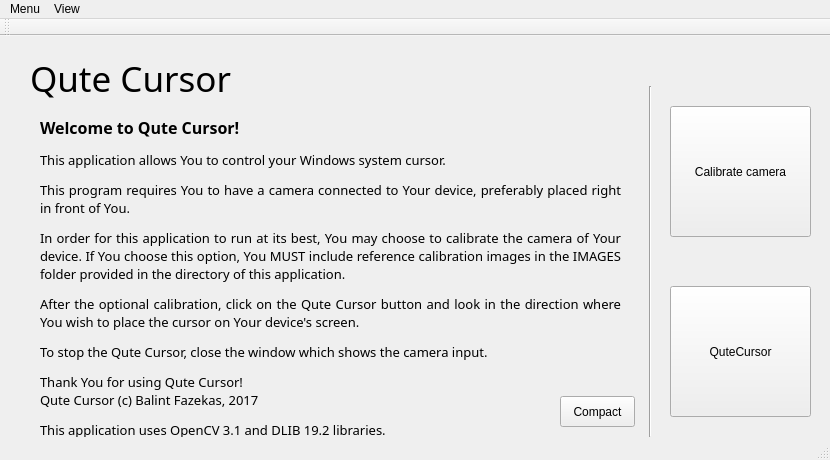
<?xml version="1.0" encoding="UTF-8"?>
<ui version="4.0">
 <class>QuteCursor</class>
 <widget class="QMainWindow" name="QuteCursor">
  <property name="geometry">
   <rect>
    <x>0</x>
    <y>0</y>
    <width>830</width>
    <height>460</height>
   </rect>
  </property>
  <property name="windowTitle">
   <string>QuteCursor</string>
  </property>
  <widget class="QWidget" name="centralWidget">
   <widget class="QPushButton" name="calibrate">
    <property name="geometry">
     <rect>
      <x>670</x>
      <y>70</y>
      <width>141</width>
      <height>131</height>
     </rect>
    </property>
    <property name="text">
     <string>Calibrate camera</string>
    </property>
   </widget>
   <widget class="QPushButton" name="cursor">
    <property name="geometry">
     <rect>
      <x>670</x>
      <y>250</y>
      <width>141</width>
      <height>131</height>
     </rect>
    </property>
    <property name="text">
     <string>QuteCursor</string>
    </property>
   </widget>
   <widget class="QLabel" name="label">
    <property name="geometry">
     <rect>
      <x>30</x>
      <y>20</y>
      <width>371</width>
      <height>44</height>
     </rect>
    </property>
    <property name="font">
     <font>
      <family>Microsoft JhengHei Light</family>
      <pointsize>26</pointsize>
      <weight>50</weight>
      <italic>false</italic>
      <bold>false</bold>
     </font>
    </property>
    <property name="toolTip">
     <string>&lt;html&gt;&lt;head/&gt;&lt;body&gt;&lt;p&gt;QuteCursor&lt;/p&gt;&lt;/body&gt;&lt;/html&gt;</string>
    </property>
    <property name="whatsThis">
     <string>&lt;html&gt;&lt;head/&gt;&lt;body&gt;&lt;p&gt;Title&lt;/p&gt;&lt;/body&gt;&lt;/html&gt;</string>
    </property>
    <property name="text">
     <string>Qute Cursor</string>
    </property>
   </widget>
   <widget class="Line" name="line">
    <property name="geometry">
     <rect>
      <x>640</x>
      <y>50</y>
      <width>20</width>
      <height>351</height>
     </rect>
    </property>
    <property name="orientation">
     <enum>Qt::Vertical</enum>
    </property>
   </widget>
   <widget class="QLabel" name="label_2">
    <property name="geometry">
     <rect>
      <x>40</x>
      <y>80</y>
      <width>581</width>
      <height>321</height>
     </rect>
    </property>
    <property name="font">
     <font>
      <family>Microsoft JhengHei Light</family>
     </font>
    </property>
    <property name="toolTip">
     <string>&lt;html&gt;&lt;head/&gt;&lt;body&gt;&lt;p&gt;Manual&lt;/p&gt;&lt;/body&gt;&lt;/html&gt;</string>
    </property>
    <property name="whatsThis">
     <string>&lt;html&gt;&lt;head/&gt;&lt;body&gt;&lt;p&gt;Manual&lt;/p&gt;&lt;/body&gt;&lt;/html&gt;</string>
    </property>
    <property name="text">
     <string>&lt;!DOCTYPE HTML PUBLIC &quot;-//W3C//DTD HTML 4.0//EN&quot; &quot;http://www.w3.org/TR/REC-html40/strict.dtd&quot;&gt;
&lt;html&gt;&lt;head&gt;&lt;meta name=&quot;qrichtext&quot; content=&quot;1&quot; /&gt;&lt;style type=&quot;text/css&quot;&gt;
p, li { white-space: pre-wrap; }
&lt;/style&gt;&lt;/head&gt;&lt;body style=&quot; font-family:'Microsoft JhengHei Light'; font-size:8pt; font-weight:400; font-style:normal;&quot;&gt;
&lt;p align=&quot;justify&quot; style=&quot; margin-top:12px; margin-bottom:12px; margin-left:0px; margin-right:0px; -qt-block-indent:0; text-indent:0px;&quot;&gt;&lt;span style=&quot; font-size:12pt; font-weight:600; color:#000000;&quot;&gt;Welcome to Qute Cursor!&lt;/span&gt;&lt;/p&gt;
&lt;p align=&quot;justify&quot; style=&quot; margin-top:12px; margin-bottom:12px; margin-left:0px; margin-right:0px; -qt-block-indent:0; text-indent:0px;&quot;&gt;&lt;span style=&quot; font-size:10pt; color:#000000;&quot;&gt;This application allows You to control your Windows system cursor.&lt;/span&gt;&lt;/p&gt;
&lt;p align=&quot;justify&quot; style=&quot; margin-top:12px; margin-bottom:12px; margin-left:0px; margin-right:0px; -qt-block-indent:0; text-indent:0px;&quot;&gt;&lt;span style=&quot; font-size:10pt; color:#000000;&quot;&gt;This program requires You to have a camera connected to Your device, preferably placed right in front of You.&lt;/span&gt;&lt;/p&gt;
&lt;p align=&quot;justify&quot; style=&quot; margin-top:12px; margin-bottom:12px; margin-left:0px; margin-right:0px; -qt-block-indent:0; text-indent:0px;&quot;&gt;&lt;span style=&quot; font-size:10pt; color:#000000;&quot;&gt;In order for this application to run at its best, You may choose to calibrate the camera of Your device. If You choose this option, You MUST include reference calibration images in the IMAGES folder provided in the directory of this application.&lt;/span&gt;&lt;/p&gt;
&lt;p align=&quot;justify&quot; style=&quot; margin-top:12px; margin-bottom:12px; margin-left:0px; margin-right:0px; -qt-block-indent:0; text-indent:0px;&quot;&gt;&lt;span style=&quot; font-size:10pt; color:#000000;&quot;&gt;After the optional calibration, click on the Qute Cursor button and look in the direction where You wish to place the cursor on Your device's screen.&lt;/span&gt;&lt;/p&gt;
&lt;p align=&quot;justify&quot; style=&quot; margin-top:12px; margin-bottom:12px; margin-left:0px; margin-right:0px; -qt-block-indent:0; text-indent:0px;&quot;&gt;&lt;span style=&quot; font-size:10pt; color:#000000;&quot;&gt;To stop the Qute Cursor, close the window which shows the camera input.&lt;/span&gt;&lt;/p&gt;
&lt;p align=&quot;justify&quot; style=&quot; margin-top:12px; margin-bottom:12px; margin-left:0px; margin-right:0px; -qt-block-indent:0; text-indent:0px;&quot;&gt;&lt;span style=&quot; font-size:10pt; color:#000000;&quot;&gt;Thank You for using Qute Cursor!&lt;/span&gt;&lt;br /&gt;&lt;span style=&quot; font-size:10pt; color:#000000;&quot;&gt;Qute Cursor (c) Balint Fazekas, 2017&lt;/span&gt;&lt;/p&gt;
&lt;p style=&quot; margin-top:0px; margin-bottom:0px; margin-left:0px; margin-right:0px; -qt-block-indent:0; text-indent:0px;&quot;&gt;&lt;span style=&quot; font-size:10pt; color:#000000;&quot;&gt;This application uses OpenCV 3.1 and DLIB 19.2 libraries.&lt;/span&gt;&lt;/p&gt;&lt;/body&gt;&lt;/html&gt;</string>
    </property>
    <property name="scaledContents">
     <bool>true</bool>
    </property>
    <property name="wordWrap">
     <bool>true</bool>
    </property>
   </widget>
   <widget class="QPushButton" name="pushButton">
    <property name="geometry">
     <rect>
      <x>560</x>
      <y>360</y>
      <width>75</width>
      <height>31</height>
     </rect>
    </property>
    <property name="text">
     <string>Compact</string>
    </property>
   </widget>
  </widget>
  <widget class="QMenuBar" name="menuBar">
   <property name="geometry">
    <rect>
     <x>0</x>
     <y>0</y>
     <width>830</width>
     <height>21</height>
    </rect>
   </property>
   <widget class="QMenu" name="menuMenu">
    <property name="title">
     <string>Menu</string>
    </property>
    <addaction name="actionCalibrate_camera"/>
    <addaction name="actionStart_QuteCursor"/>
    <addaction name="separator"/>
    <addaction name="actionQuit"/>
   </widget>
   <widget class="QMenu" name="menuView">
    <property name="title">
     <string>View</string>
    </property>
    <addaction name="actionCompact_View"/>
   </widget>
   <addaction name="menuMenu"/>
   <addaction name="menuView"/>
  </widget>
  <widget class="QToolBar" name="mainToolBar">
   <attribute name="toolBarArea">
    <enum>TopToolBarArea</enum>
   </attribute>
   <attribute name="toolBarBreak">
    <bool>false</bool>
   </attribute>
  </widget>
  <widget class="QStatusBar" name="statusBar"/>
  <action name="actionQuit">
   <property name="text">
    <string>Quit</string>
   </property>
  </action>
  <action name="actionCalibrate_camera">
   <property name="text">
    <string>Calibrate camera...</string>
   </property>
  </action>
  <action name="actionStart_QuteCursor">
   <property name="text">
    <string>Start QuteCursor</string>
   </property>
  </action>
  <action name="actionCompact_View">
   <property name="checkable">
    <bool>false</bool>
   </property>
   <property name="text">
    <string>Compact View</string>
   </property>
  </action>
 </widget>
 <layoutdefault spacing="6" margin="11"/>
 <resources/>
 <connections/>
</ui>
